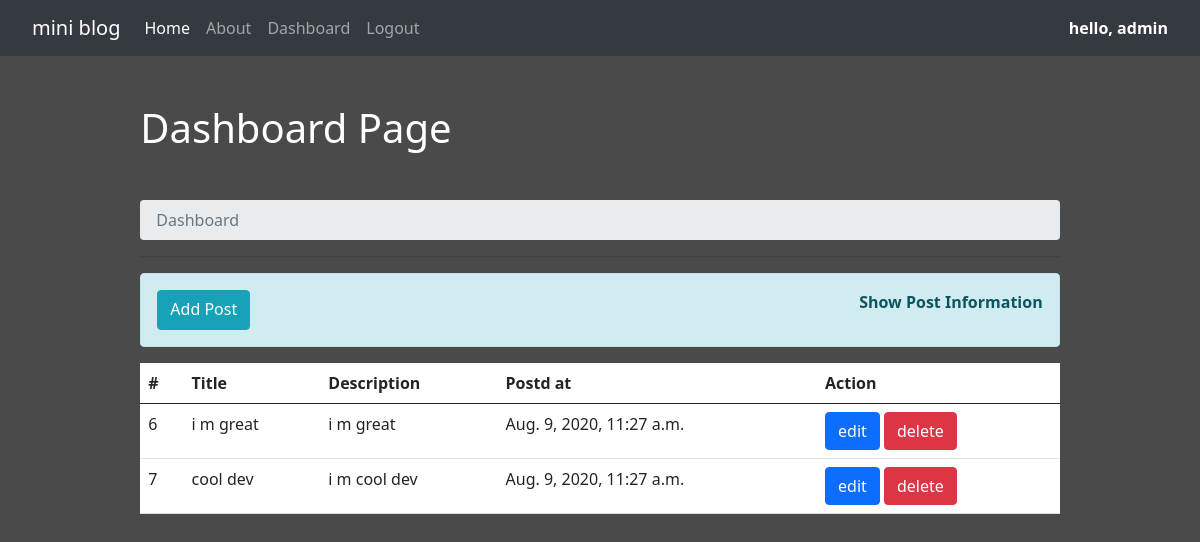
The page /dashboard/ (signed in) on the database its author committed.
### blog/models.py (models this page shows)
class Post(models.Model):
    title= models.CharField( max_length=50)
    description = models.TextField()
    posted = models.DateTimeField( auto_now=True)

### blog/views.py (the view)
# urls.py: path("dashboard/", views.dashboard ,name="dashboard"),
def dashboard(request):
    if  request.user.is_authenticated:
        posts  = Post.objects.all()
        context={}
        context['posts']=posts
        return render(request,'blog/dashboard.html',context)
    else:
        messages.success(request,'your request denied due to unauthorize access.you need to login first access this page')
        return HttpResponseRedirect('/login/')

### blog/templates/blog/dashboard.html (shortened to what this page needs)
{% extends 'blog/base.html' %}
{% load static %}
{% block content %}
<div class="col-md-10 mx-auto">
    <h1 class=" my-5 text-white text-capitalize"> dashboard page</h1>
    <nav aria-label="breadcrumb">
        <ol class="breadcrumb">
          <li class="breadcrumb-item active" aria-current="page">Dashboard</li>
        </ol>
      </nav>
      <hr/>
        <div class="alert text-capitalize  text-center font-weight-bold alert-info d-flex justify-content-between">
        <a href="{% url 'addpost' %}" class=" btn btn-info">Add post</a>
        <p>show post information</p>
        </div>
      <table class="table bg-white">
        <thead>
          <tr>
            <th scope="col">#</th>
            <th scope="col">Title</th>
            <th scope="col">Description</th>
            <th scope="col">Postd at</th>
            <th>Action</th>
          </tr>
        </thead>
        <tbody>
            {% for post in posts %}
                    <tr>
                        <td scope="row">{{post.id}}</td>
                        <td scope="row">{{post.title}}</td>
                        <td scope="row">{{post.description}}</td>
                        <td scope="row">{{post.posted}}</td>
                          <td>
                              <a href="{% url 'updatepost' post.id %}" class="btn btn-primary">edit</a>
                              {% if perms.blog.delete_post %}
                              <a href="{% url 'deletepost' post.id %}" class="btn btn-danger">delete</a>
                              {% endif %}
                          </td>
                    </tr>
            {% empty %}
               <tr>  <td colspan="5" style=" font-size: 18px;" class="d-block font-weight-bold alert  alert-danger"> no posts to show </td> </tr>
            {% endfor %}
        </tbody>
      </table>
</div>
{% endblock content %}

### blog/templates/blog/nav.html (shortened to what this page needs)
<nav class="navbar navbar-expand-lg navbar-dark bg-dark">
  <div class="container-fluid">
    <a class="navbar-brand" href="{% url 'home' %}">mini blog</a>
    <div class="collapse navbar-collapse" id="navbarSupportedContent">
      <ul class="navbar-nav mr-auto mb-2 mb-lg-0">
        <li class="nav-item">
          <a class="nav-link active" aria-current="page" href="{% url 'home' %}">Home</a>
        </li>
        {% if request.user.is_authenticated %}
        <li class="nav-item">
          <a class="nav-link" href="{% url 'about' %}">About</a>
        </li>
           <li class="nav-item">
            <a class="nav-link" href="{% url 'dashboard' %}">Dashboard</a>
          </li>
        {% endif %}
        {% if request.user.is_authenticated %}
          <li class="nav-item">
          <a class="nav-link" href="{% url 'logout' %}">Logout</a>
        </li>
        {% endif %}
      </ul>
      {% if  request.user.is_authenticated %}
         <div class=" font-weight-bold text-white">hello, {{request.user.username}} </div>
         {% endif %}
     </div>
  </div>
</nav>

### blog/static/blog/css/custom.css (style rules this page uses)
* { padding: 0px; margin: 0px; box-sizing: border-box; }
body { background-color:rgb(75,74,74); height: 100vh; width: 100%; }

### rows shown on the page
Post: id "6", title "i m great", description "i m great", posted "Aug. 9, 2020, 11:27 a.m."
Post: id "7", title "cool dev", description "i m cool dev", posted "Aug. 9, 2020, 11:27 a.m."

### other values the page prints
{{ request.user.username }} "admin"
